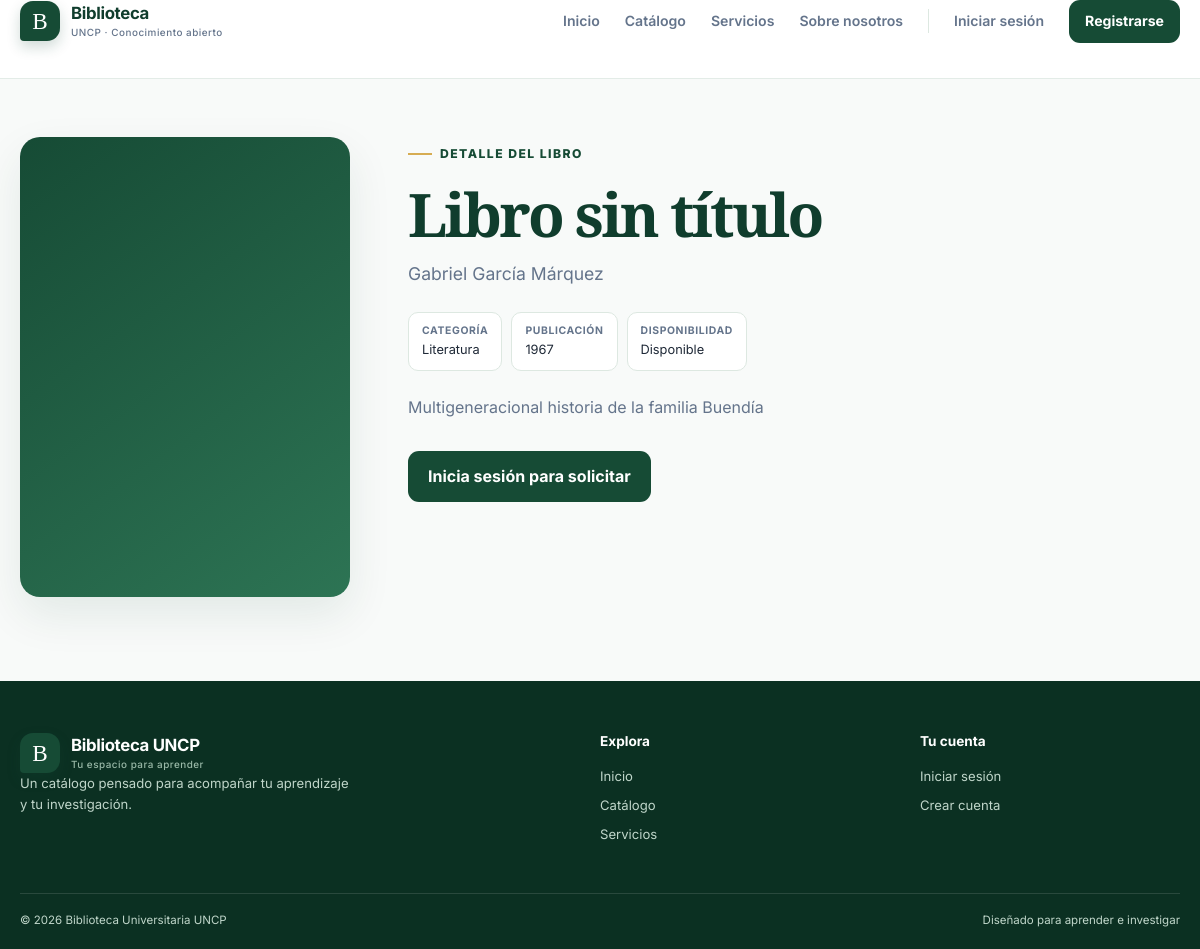
The page /libro/2/ on the database as committed earlier.
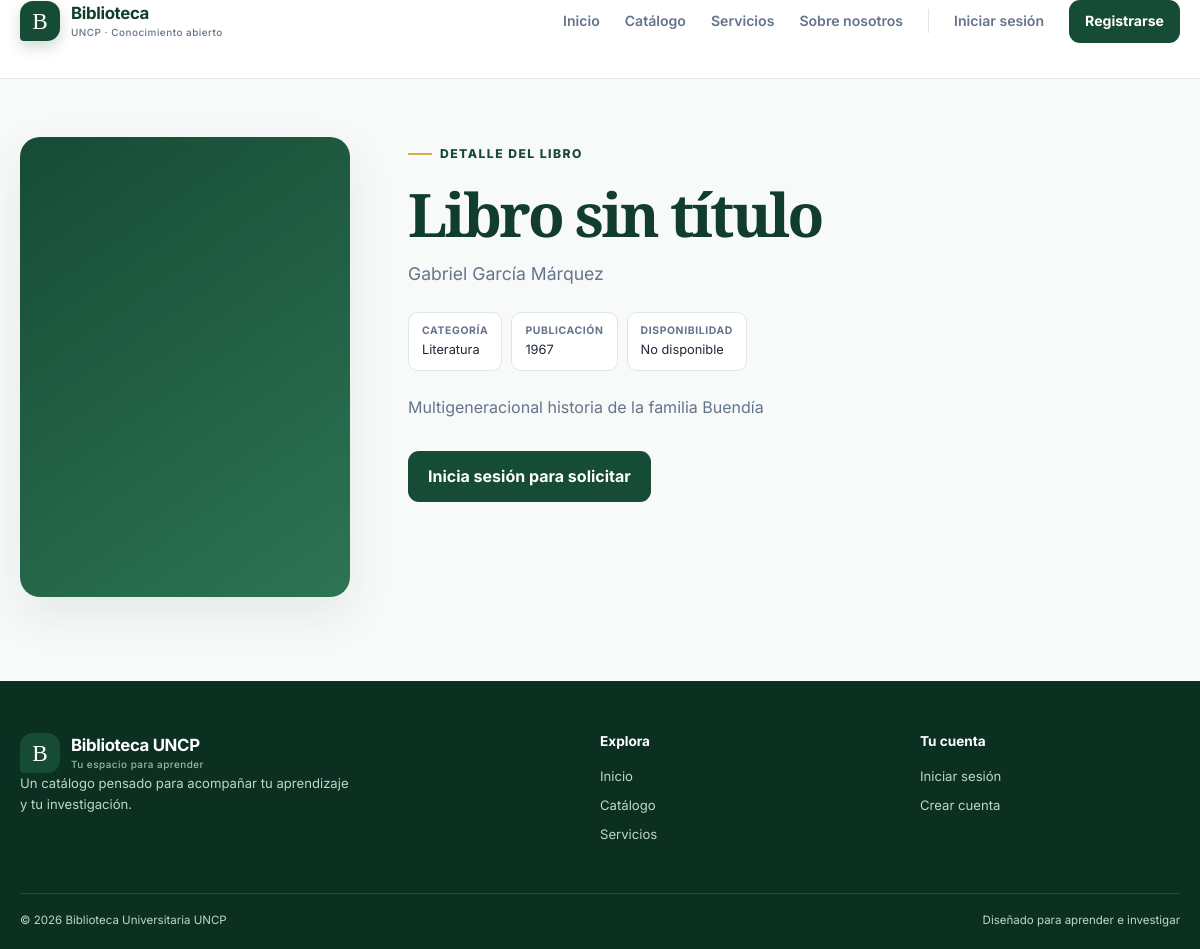
The same page on the database as committed later.
### catalogo/models.py (models this page shows, shortened)
class Libro(models.Model):
    titulo = models.CharField(
        max_length=200,
        help_text="Título completo del libro"
    )
    autor = models.CharField(
        max_length=150,
        help_text="Nombre del autor o autores"
    )
    isbn = models.CharField(
        max_length=13,
        unique=True,
        blank=True,
        null=True,
        help_text="ISBN-13 (opcional), formato: 978-3-16-148410-0"
    )
    categoria = models.ForeignKey(
        Categoria,
        on_delete=models.SET_NULL,
        null=True,
        blank=True,
        related_name='libros',
        help_text="Categoría del libro"
    )
    fecha_publicacion = models.DateField(
        null=True,
        blank=True,
        help_text="Fecha de publicación (AAAA-MM-DD)"
    )
    resumen = models.TextField(
        blank=True,
        help_text="Resumen o descripción del libro"
    )
    disponible = models.BooleanField(
        default=True,
        help_text="Indica si el libro está disponible para préstamo"
    )
    created_at = models.DateTimeField(auto_now_add=True)
    updated_at = models.DateTimeField(auto_now=True)
    class Meta:
        verbose_name = "Libro"
        verbose_name_plural = "Libros"
        ordering = ['titulo']
        indexes = [
            models.Index(fields=['titulo']),
            models.Index(fields=['isbn']),
            models.Index(fields=['disponible']),
        ]
    @property
    def estatus_disponibilidad(self):
        if self.disponible:
            return "Disponible"
        return "No disponible"

class Categoria(models.Model):
    nombre = models.CharField(
        max_length=100,
        unique=True,
        help_text="Ej.: Literatura, Ciencias, Historia, etc."
    )
    descripcion = models.TextField(
        blank=True,
        help_text="Descripción opcional de la categoría"
    )
    created_at = models.DateTimeField(auto_now_add=True)
    class Meta:
        verbose_name = "Categoría"
        verbose_name_plural = "Categorías"
        ordering = ['nombre']
    def __str__(self):
        return self.nombre

### catalogo/views.py (the view, shortened to what this page needs)
# urls.py: path('libro/<int:pk>/', catalogo_views.detalle_libro, name='detalle_libro'),
def detalle_libro(request, pk):
    libro = get_object_or_404(Libro, pk=pk)
    relacionados = Libro.objects.filter(
        categoria=libro.categoria
    ).exclude(pk=libro.pk)[:4] if libro.categoria else []
    prestamo_activo = None
    contexto = {
        'titulo': f'Detalle: {libro.titulo}',
        'libro': libro,
        'relacionados': relacionados,
        'prestamo_activo': prestamo_activo,
    }
    return render(request, 'catalogo/detalle_libro.html', contexto)

### templates/catalogo/detalle_libro.html (shortened to what this page needs)
{% extends 'base.html' %}
{% block content %}
<section class="catalog-page">
  <div class="container">
    <div class="detail-grid">
      <div class="detail-cover"></div>
      <div class="detail-copy">
        <span class="eyebrow">Detalle del libro</span>
      <h1>{{ libro.titulo|default:'Libro sin título' }}</h1>
        <p class="detail-author">{{ libro.autor }}</p>
        <div class="detail-facts">
          <span class="fact"
            ><b>Categoría</b>{{ libro.categoria|default:'Sin categoría' }}</span
          >{% if libro.fecha_publicacion %}<span class="fact"
            ><b>Publicación</b>{{ libro.fecha_publicacion|date:'Y' }}</span
          >{% endif %}<span class="fact"
            ><b>Disponibilidad</b>{{ libro.estatus_disponibilidad }}</span
          >
        </div>
        {% if libro.resumen %}
        <p class="detail-summary">{{ libro.resumen }}</p>
        {% else %}
        <p class="detail-summary">
          Consulta este título en la biblioteca y descubre una nueva fuente para
          tu aprendizaje.
        </p>
        {% endif %}
        <div class="hero-actions">
          {% if request.user.is_authenticated %}
            {% if user.perfil.rol == 'estudiante' and libro.disponible %}
              <a class="button button-primary" href="{% url 'catalogo:solicitar_prestamo' libro.pk %}">Solicitar préstamo</a>
            {% else %}
              <span class="button button-outline">No disponible</span>
            {% endif %}
            {% if user.perfil.rol == 'bibliotecario' %}<a class="button button-gold" href="{% url 'catalogo:editar_libro' libro.pk %}">Editar libro</a>{% endif %}
          {% else %}
            <a class="button button-primary" href="{% url 'catalogo:login' %}">Inicia sesión para solicitar</a>
          {% endif %}
        </div>
      </div>
    </div>
  </div>
</section>
{% endblock %}

Rows that differ between the two databases and show on the page:
changed Libro "Libro sin título": estatus_disponibilidad "Disponible" → "No disponible"
